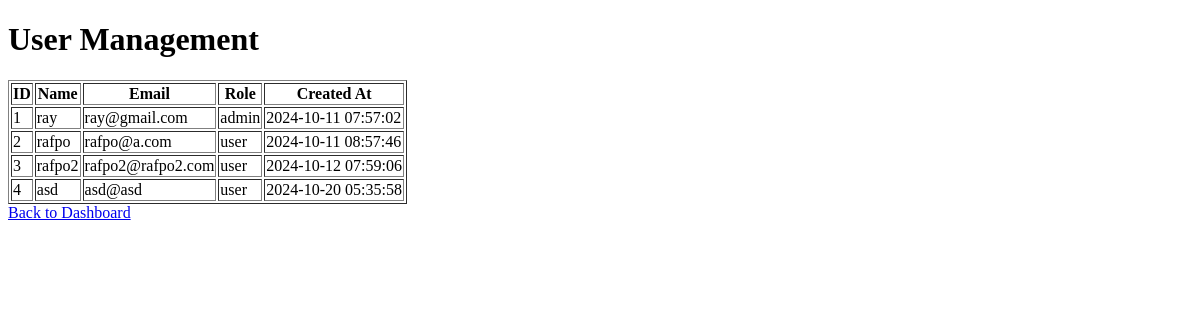
Page /lec/admin/user-management.php on the earlier database version.
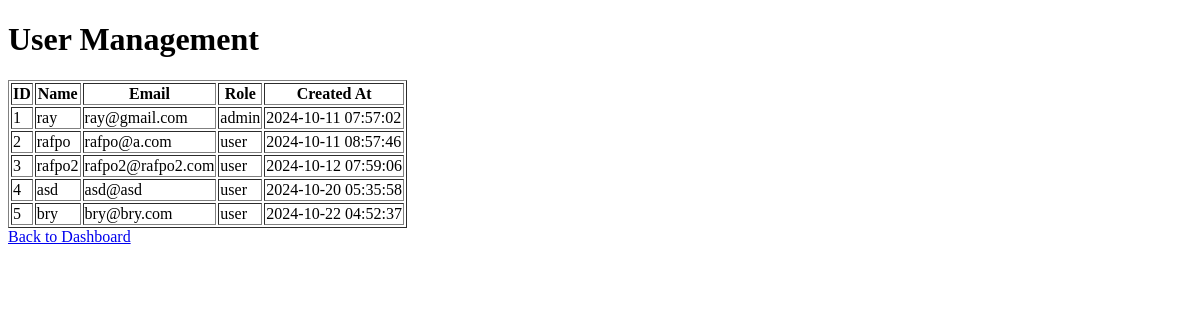
Same page on the later database version.
### tables this page shows
CREATE TABLE `users` (
  `id` int(11) NOT NULL,
  `name` varchar(100) NOT NULL,
  `email` varchar(100) NOT NULL,
  `password` varchar(255) NOT NULL,
  `role` enum('admin','user') DEFAULT 'user',
  `created_at` timestamp NOT NULL DEFAULT current_timestamp()
);

### lec/admin/user-management.php (the view, shortened to what this page needs)
<?php
$database = new Database();
$db = $database->getConnection();
$query = "SELECT id, name, email, role, created_at FROM users ORDER BY created_at ASC";
$users = $db->query($query)->fetchAll(PDO::FETCH_ASSOC);
?>
<!DOCTYPE html>
<html>
<head>
</head>
<body>
    <h1>User Management</h1>
    <table border="1">
        <tr>
            <th>ID</th>
            <th>Name</th>
            <th>Email</th>
            <th>Role</th>
            <th>Created At</th>
        </tr>
        <?php foreach ($users as $user): ?>
        <tr>
            <td><?= htmlspecialchars($user['id']) ?></td>
            <td><?= htmlspecialchars($user['name']) ?></td>
            <td><?= htmlspecialchars($user['email']) ?></td>
            <td><?= htmlspecialchars($user['role']) ?></td>
            <td><?= htmlspecialchars($user['created_at']) ?></td>
        </tr>
        <?php endforeach; ?>
    </table>
    <a href="dashboard.php">Back to Dashboard</a>
</body>
</html>

Differences in the rows shown:
added users: id "5", name "bry", email "bry@bry.com", role "user", created_at "2024-10-22 04:52:37"
